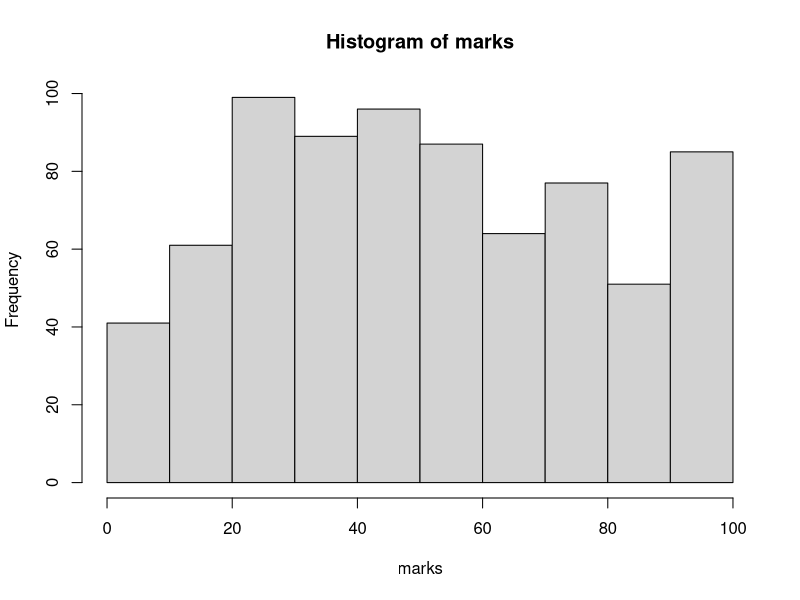

Reproduce this figure in R.
a<-2
b<-10
x0<-10
num<-750
m<-101
marks<- c(0)
for(i in 1:num)
{
  marks[i]<-((a*i)+b)%%m
  if(i%%2 == 0){
    a=a+i;
  }
}  
print(mean(marks))
print(median(marks))
print(sd(marks))
hist(marks)